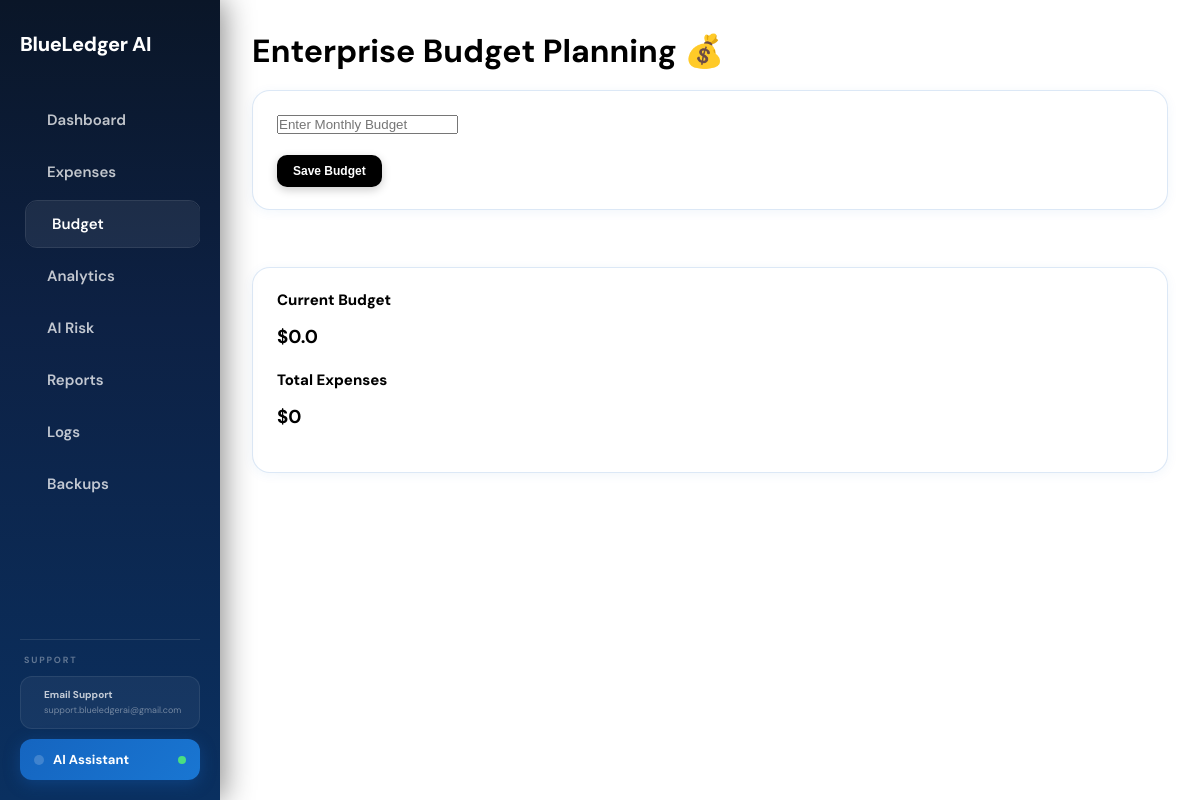
/budget (signed in), run on an earlier commit of the app's database.
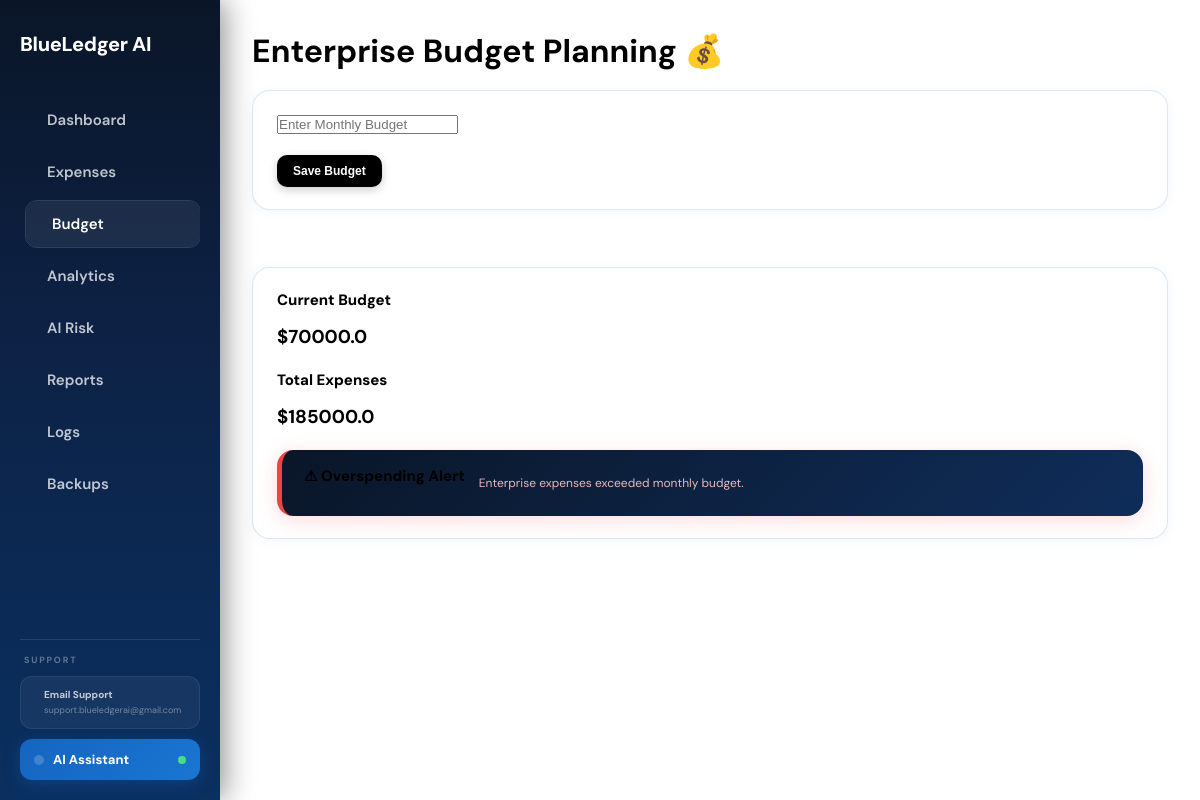
And on a later commit of the database.
### tables this page shows
CREATE TABLE budgets (
        id INTEGER PRIMARY KEY,
        username TEXT,
        monthly_budget REAL
    );

### app.py (the view)
@app.route("/budget", methods=["GET", "POST"])
@login_required
def budget():
    conn = sqlite3.connect("database.db")
    fix_schema(conn)
    cur = conn.cursor()
    if request.method == "POST":
        monthly_budget = request.form["monthly_budget"]
        cur.execute("INSERT INTO budgets (username, monthly_budget) VALUES (?, ?)", (session["user"], monthly_budget))
        conn.commit()
    cur.execute("SELECT * FROM budgets WHERE username=? ORDER BY id DESC LIMIT 1", (session["user"],))
    budget_data = cur.fetchone()
    cur.execute("SELECT SUM(amount) FROM expenses WHERE username=?", (session["user"],))
    total_expenses = cur.fetchone()[0]
    if total_expenses is None:
        total_expenses = 0
    conn.close()
    return render_template("budget.html", budget_data=budget_data, total_expenses=total_expenses)

### app.py (called while the page is built)
def fix_schema(conn):
    cur = conn.cursor()
    try:
        cur.execute("ALTER TABLE expenses ADD COLUMN username TEXT")
        conn.commit()
    except:
        pass
    try:
        cur.execute("ALTER TABLE budgets ADD COLUMN username TEXT")
        conn.commit()
    except:
        pass

### utils/auth.py (called while the page is built)
def login_required(f):
    @wraps(f)
    def decorated(*args, **kwargs):
        if "user" not in session:
            return redirect(url_for("index"))
        return f(*args, **kwargs)
    return decorated

### templates/budget.html (shortened to what this page needs)
<!DOCTYPE html>
<html>
<head>
    <link rel="stylesheet" href="https://cdn.jsdelivr.net/npm/@tabler/icons-webfont@latest/tabler-icons.min.css">
    <link rel="stylesheet" href="{{ url_for('static', filename='style.css') }}">
</head>
<body>
{% include 'partials/sidebar.html' %}
<div class="main-content">
    <h1>Enterprise Budget Planning 💰</h1>
    <div class="glass-card">
        <form method="POST">
            <input
                type="number"
                name="monthly_budget"
                placeholder="Enter Monthly Budget"
                required
            >
            <br><br>
            <button type="submit" class="btn">
                Save Budget
            </button>
        </form>
    </div>
    <br>
    <div class="glass-card">
        <h2>Current Budget</h2>
        {% if budget_data %}
            <h3>${{ budget_data[2] }}</h3>
        {% else %}
            <p>No budget added yet.</p>
        {% endif %}
        <br>
        <h2>Total Expenses</h2>
        <h3>${{ total_expenses }}</h3>
        <br>
        {% if budget_data and total_expenses > budget_data[2] %}
            <div class="alert-box">
                <h2>⚠ Overspending Alert</h2>
                <p>
                    Enterprise expenses exceeded monthly budget.
                </p>
            </div>
        {% endif %}
    </div>
</div>
</body>
</html>

What changed in the data, as far as the page shows it:
no longer on this page (row unchanged): budgets: monthly_budget "0.0"
added budgets: monthly_budget "70000.0"
Also different on the page:
{{ total_expenses }}: "0" → "185000.0"
text now shown: "⚠ Overspending Alert Enterprise expenses exceeded monthly budget."
